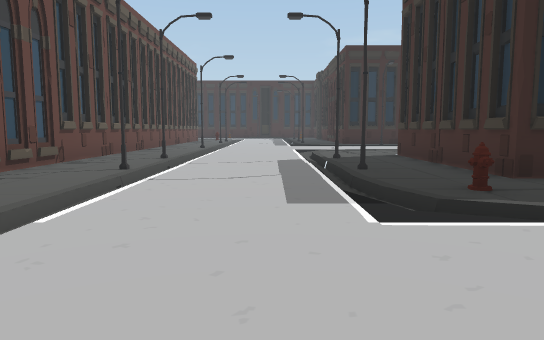
View 1 (above)

21 first-person views from a walk through a scene from a Unity 3-D project. The camera is 1.5 m above the floor, tilts 6° down and sees 70° across. The floor is counted in squares, 2 m on a side. Each view is taken from the middle of a square. On the plan, view 1 faces up. The plan holds only what a view shows up to about 12 squares ahead; the rest is blank. The place goes on beyond the plan. The player is left out.

View 2
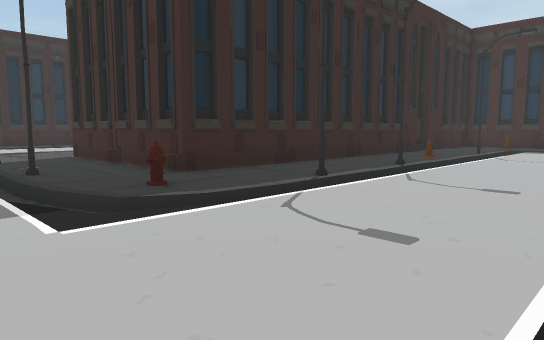

View 3
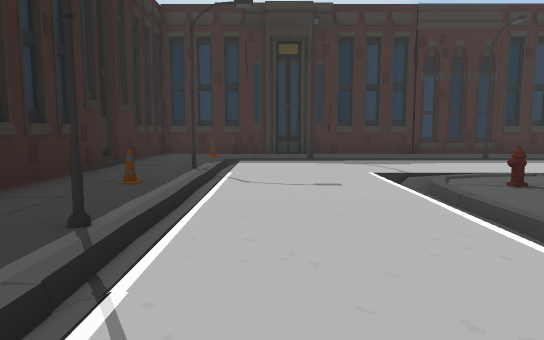

View 4
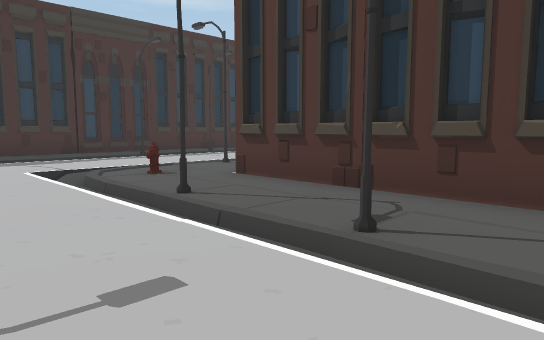

View 5
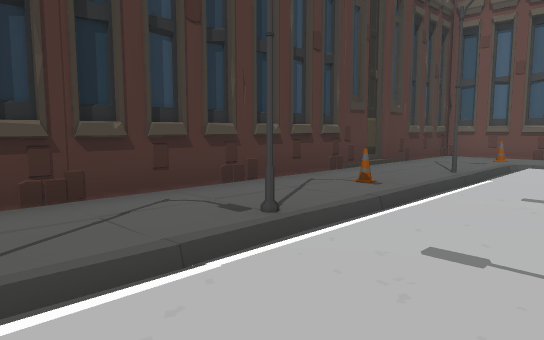

View 6
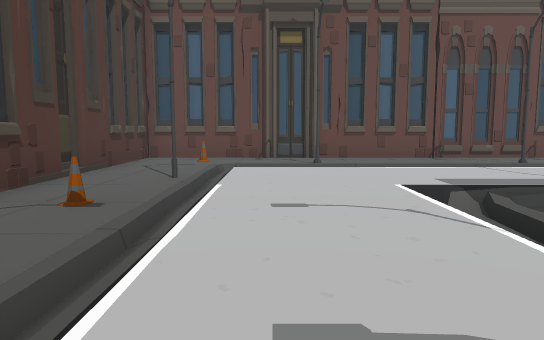

View 7
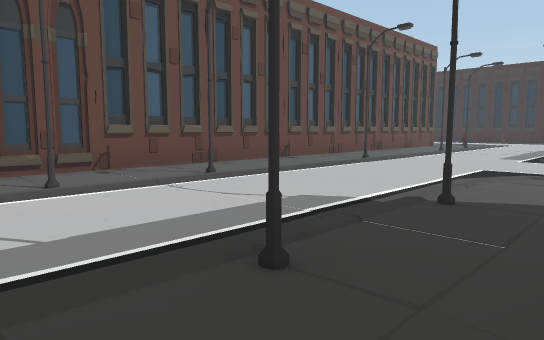

View 8
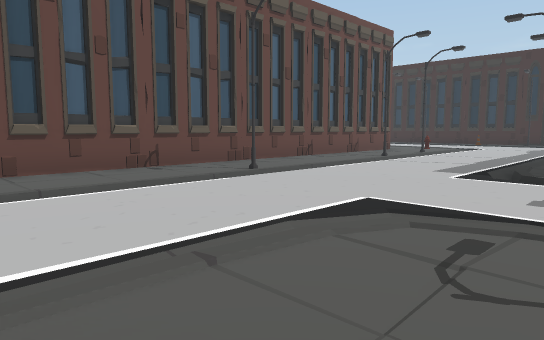

View 9
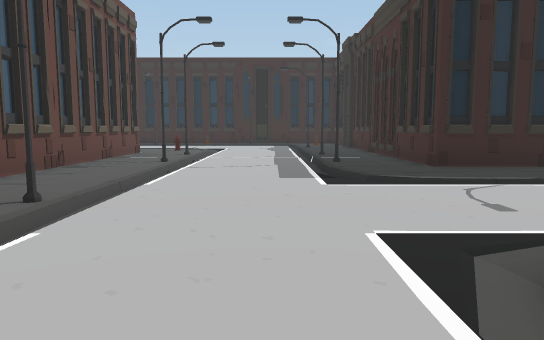

View 10
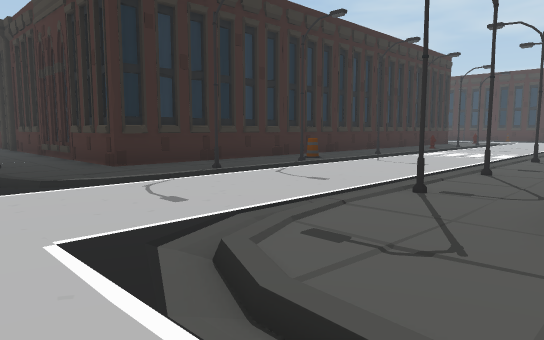

View 11
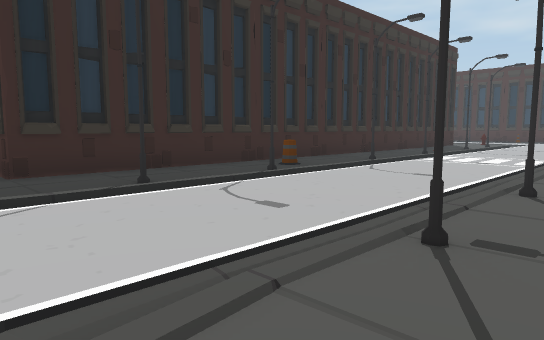

View 12
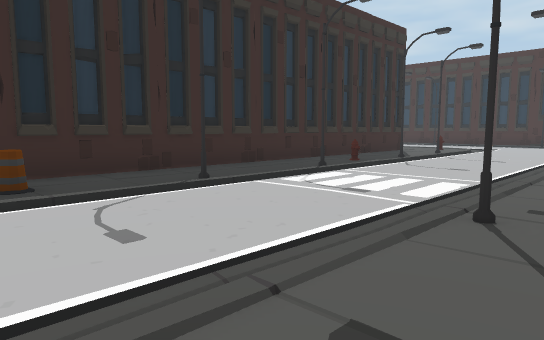

View 13
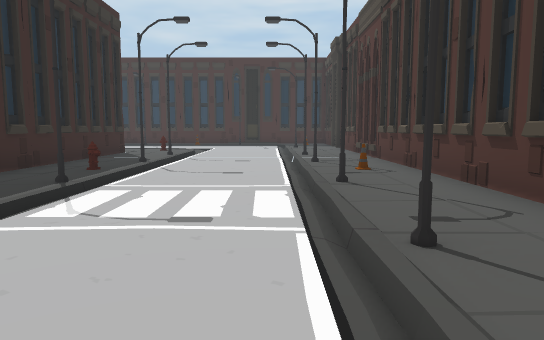

View 14
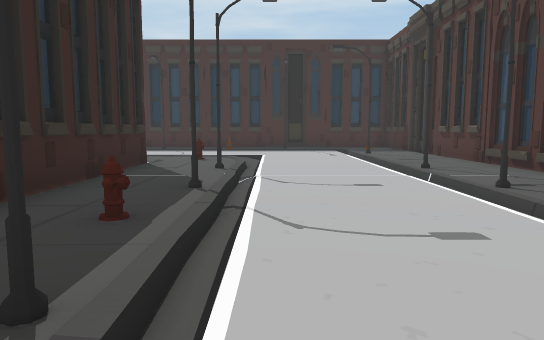

View 15
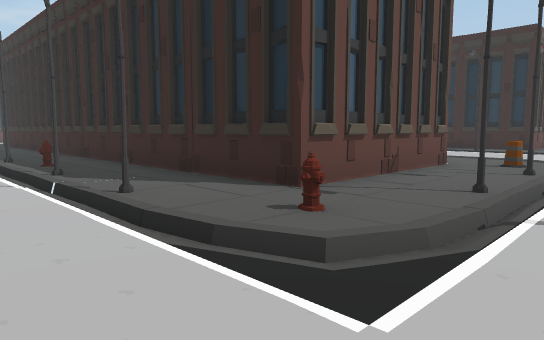

View 16
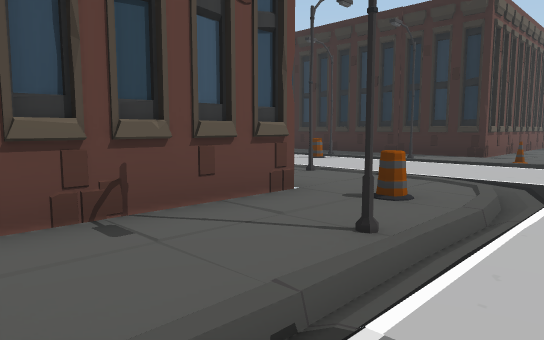

View 17
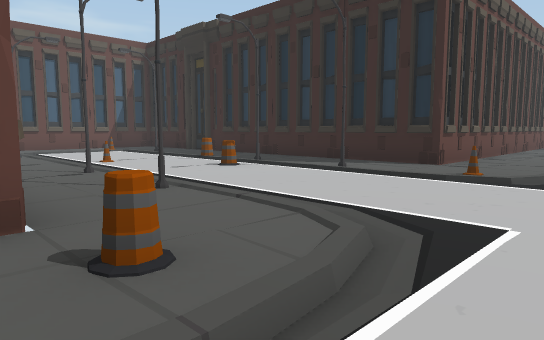

View 18
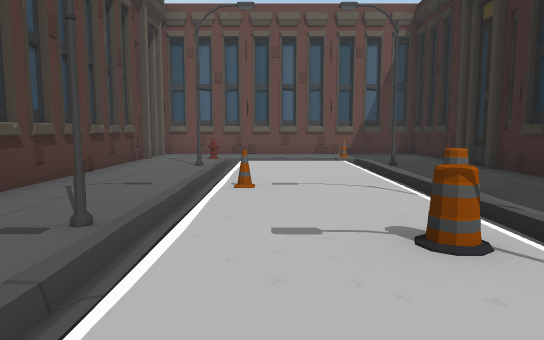

View 19
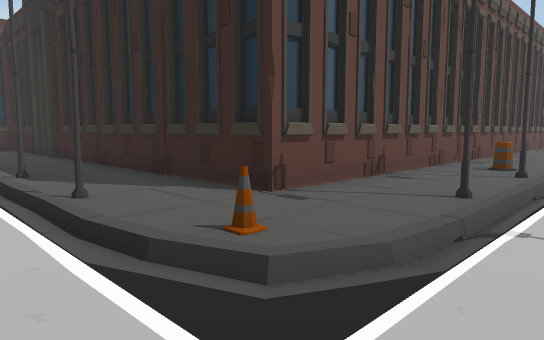

View 20
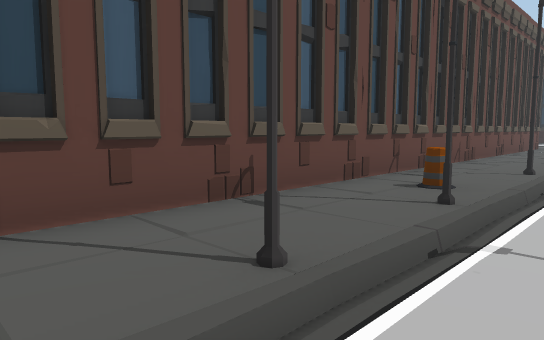

View 21
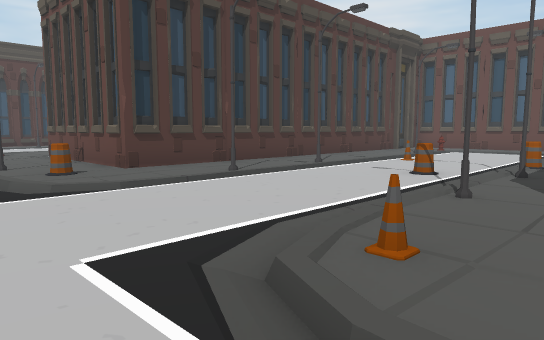

### Floor plan
Key: @ floor where view 1 was taken; # wall or solid block; . main floor; - floor 0.25 m lower than the main floor; / step, stairs or slope; O other object.
Columns run from 5 left of view 1 to 24 right of it. Each row starts with its distance up from view 1.
 40                          #./
 39                          #..
 38                          #../
 37                          #.#/
 36                          #../
 35                          #.O/
 34                          #.#/
 33                          #../.
 32                          #../.
 31                 ###    ###.#/.
 30              ####.######..../.
 29              #.............O/.
 28              #.O/#//O///#///..
 27              #........O.......
 26              #......O........
 25              #..////////////..
 24         #    #.O./..../.#...-.
 23        .#    ###########...O/.
 22  #.-..-.#              ###../.
 21 ##./../.##               #.#/.
 20 #../../..#               #../.
 19 #.#/..#..#               #.#/.
 18 #../../..#################../.
 17 #../../....................O/.
 16 #../..//.#..#O.#..#.O.#.#..//.
 15 #../..........................
 14 #.#/..........................
 13 #../..........................
 12 #../..//..#.#..#..#...#.#.....
 11 #../../.............O.........
 10 #../../..#       #############
  9 #.#/..#..#
  8 #../../..#
  7 #../../..#
  6 #..#..#..#############
  5 #../../..............#
  4 #../../O......O.....O#
  3 #../...///#/#///#//..#
  2 ##//.................#
  1 ##./...............#.#
  0 #..//@//////////.....#
 -1 #.O..#.O..#.#.O/.....#
 -2 #....................#
 -3 ##############.......#
 -4                ....#.#
 -5                  ....#
 -6                     .#

Positions as (right, up) in squares from view 1, and headings:
1: (0, 0), facing up
2: (0, 0), facing up-right
3: (4, 2), facing right
4: (3, 2), facing down-right
5: (7, 2), facing down-left
6: (6, 1), facing left
7: (3, 5), facing up-left
8: (3, 9), facing up-left
9: (0, 10), facing up
10: (0, 10), facing up-right
11: (2, 11), facing up-right
12: (7, 11), facing up-right
13: (8, 13), facing right
14: (12, 15), facing right
15: (24, 14), facing up-left
16: (24, 19), facing up-left
17: (24, 22), facing up-left
18: (20, 26), facing left
19: (24, 27), facing up-left
20: (24, 30), facing up-left
21: (24, 30), facing down-left
